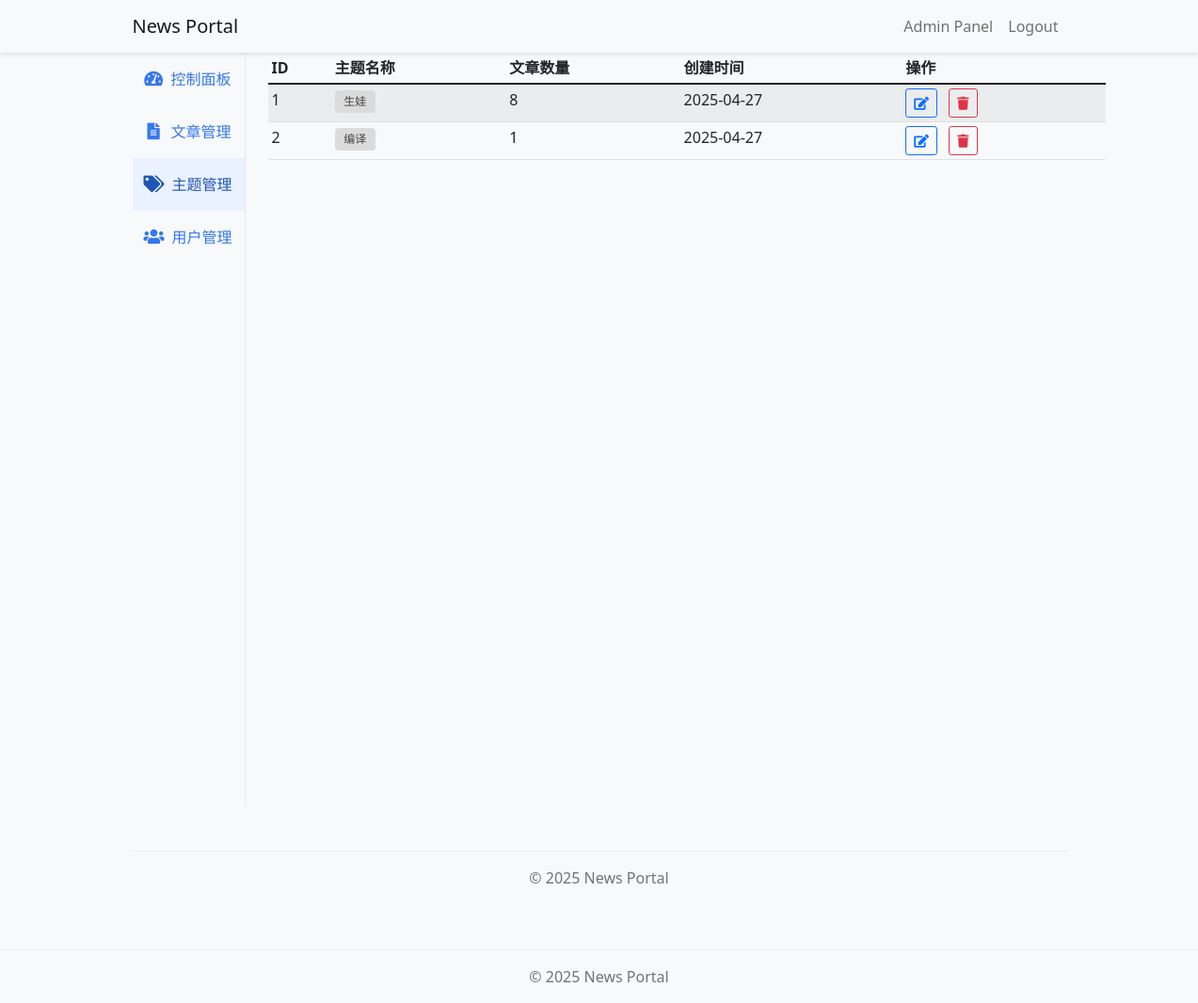
/admin/tags (signed in), run on an earlier commit of the app's database.
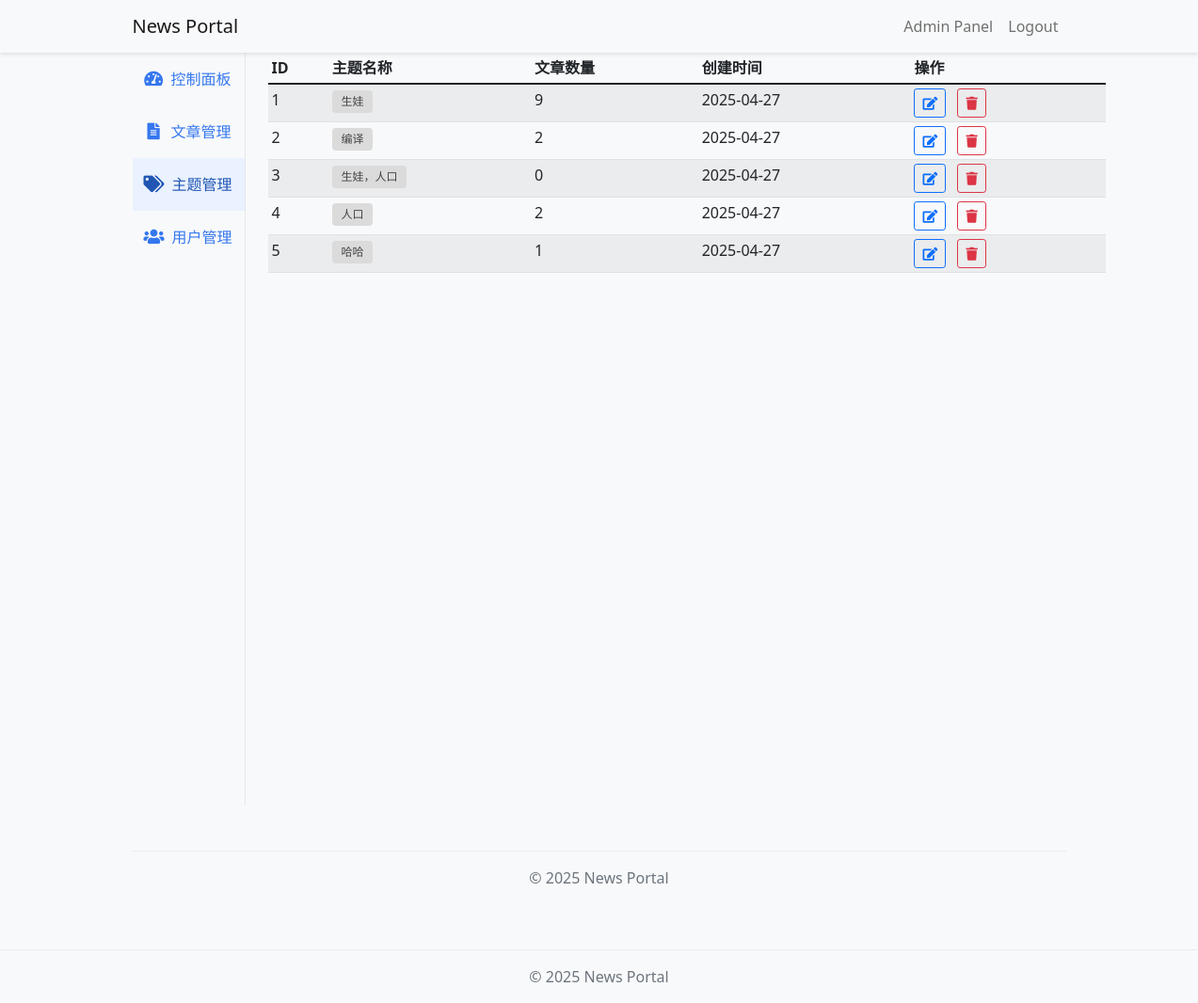
And on a later commit of the database.
### app/models.py (models this page shows, shortened)
class Tag(db.Model):
    id = db.Column(db.Integer, primary_key=True)
    name = db.Column(db.String(50), unique=True, nullable=False)
    created_at = db.Column(db.DateTime, default=datetime.utcnow)

### app/admin/routes.py (the view)
@bp.route("/tags")
@login_required
@admin_required
def tags():
    tags = Tag.query.all()
    return render_template("admin/tags.html", tags=tags)

### app/admin/routes.py (called while the page is built)
def admin_required(f):
    @wraps(f)
    def decorated_function(*args, **kwargs):
        if not current_user.is_admin:
            flash("需要管理员权限")
            return redirect(url_for("main.index"))
        return f(*args, **kwargs)
    return decorated_function

### app/models.py (called while the page is built)
@login.user_loader
def load_user(id):
    return User.query.get(int(id))

### app/templates/admin/tags.html (shortened to what this page needs)
{% extends "admin/base.html" %} {% block admin_title %}主题管理{% endblock %}  {% block admin_content %}
<div class="table-responsive">
  <table class="table table-striped table-sm">
    <thead>
      <tr>
        <th>ID</th>
        <th>主题名称</th>
        <th>文章数量</th>
        <th>创建时间</th>
        <th>操作</th>
      </tr>
    </thead>
    <tbody>
      {% for tag in tags %}
      <tr>
        <td>{{ tag.id }}</td>
        <td>
          <a
            href="{{ url_for('main.tag', id=tag.id) }}"
            class="badge bg-secondary text-decoration-none"
            >{{ tag.name }}</a
          >
        </td>
        <td>{{ tag.articles|length }}</td>
        <td>{{ tag.created_at.strftime('%Y-%m-%d') }}</td>
        <td>
          <a
            href="{{ url_for('admin.edit_tag', id=tag.id) }}"
            class="btn btn-sm btn-outline-primary me-2"
            title="编辑"
          >
            <i class="fas fa-edit"></i>
          </a>
          <form
            action="{{ url_for('admin.delete_tag', id=tag.id) }}"
            method="post"
            class="d-inline"
          >
            <button
              type="submit"
              class="btn btn-sm btn-outline-danger"
              onclick="return confirm('确定要删除这个主题吗？')"
              title="删除"
            >
              <i class="fas fa-trash"></i>
            </button>
          </form>
        </td>
      </tr>
      {% endfor %}
    </tbody>
  </table>
</div>
{% endblock %}

What changed in the data, as far as the page shows it:
computed for Tag "生娃": articles|length "8" → "9"
computed for Tag "编译": articles|length "1" → "2"
added Tag: id "3", name "生娃，人口", articles|length "0", created_at "2025-04-27"
added Tag: id "4", name "人口", articles|length "2", created_at "2025-04-27"
added Tag: id "5", name "哈哈", articles|length "1", created_at "2025-04-27"
